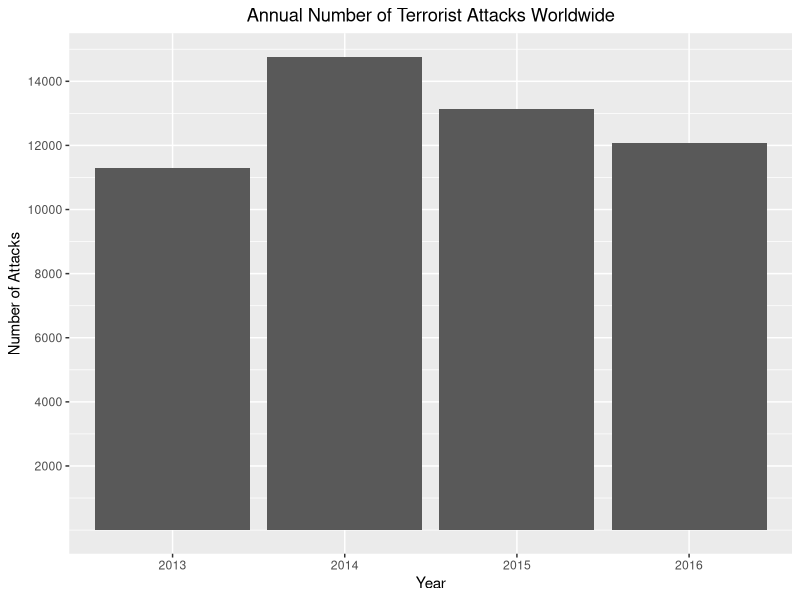
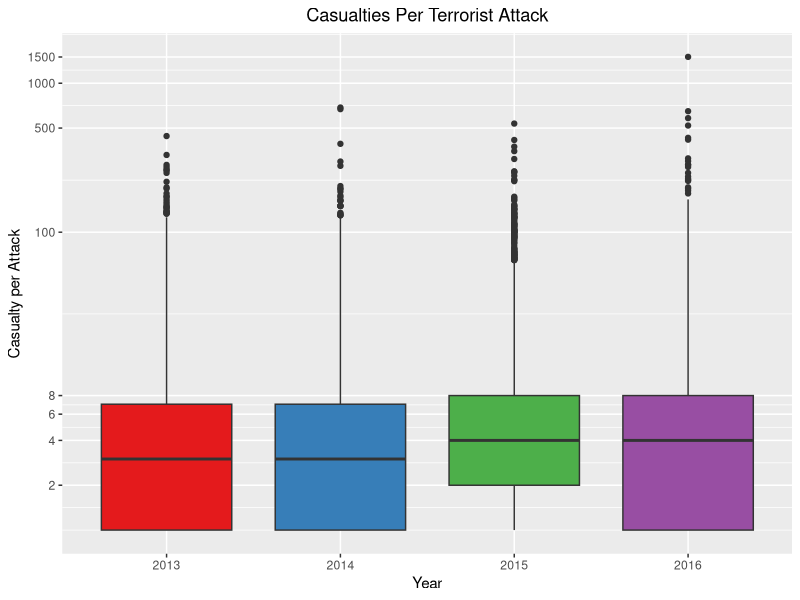
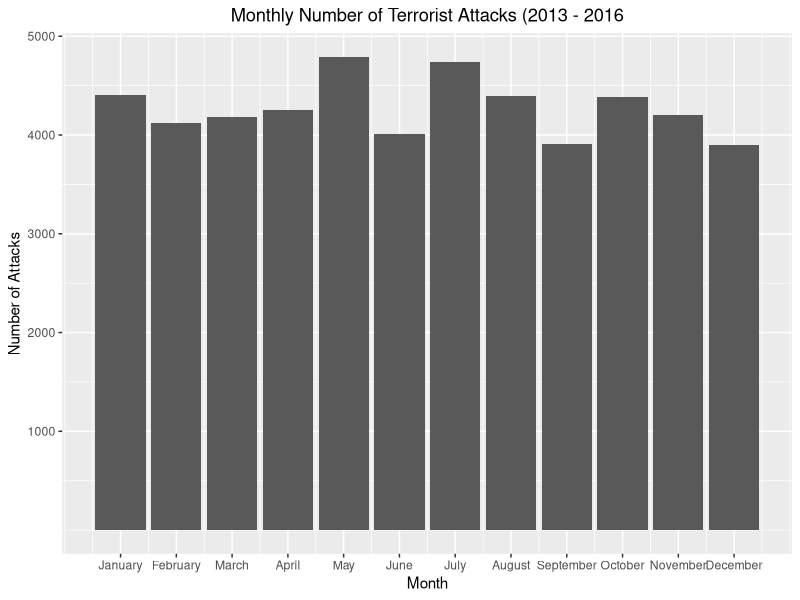

Write the R code that produced these figures, in order. (Note: this script raises an error after producing the figures.)
## ---- chunk 1
library(dplyr)
library(ggplot2)
library(plyr)
library(tidyr)
library(tidyverse)
library(reshape2)
library(psych)
library(BayesFactor)
library(readxl)
library(RColorBrewer)

terrorism <- read_excel("terrorism.xlsx")
my.terrorism <- terrorism

summary(is.na(my.terrorism))

summary(my.terrorism)

#Removing rows with mission data -- most missing data was in the columns containing information on number of fatalities (nkill) and number of wounded (nwound)
my.terrorism <- na.omit(my.terrorism)

summary(is.na(my.terrorism))


my.terrorism$iyear <- as.factor(my.terrorism$iyear)
my.terrorism$imonth <- as.numeric(my.terrorism$imonth)
my.terrorism$attacktype1 <- as.numeric(my.terrorism$attacktype1)
my.terrorism$attacktype1_txt <- as.factor(my.terrorism$attacktype1_txt)

my.terrorism$weaptype1_txt <- as.factor(my.terrorism$weaptype1_txt)


my.terrorism$attacktype1b <- my.terrorism$attacktype1
levels(my.terrorism$attacktype1b) <- c("assassination", "armed.assault", "bombing.explosion", "hijacking", "hostage.barricade", "hostage.kidnapping", "facility.attack", "unarmed.assault", "unknown" )
my.terrorism$attacktype1b <- as.factor(my.terrorism$attacktype1b)
my.terrorism$attack.ID <- 1:nrow(my.terrorism)
my.terrorism$casualty <- my.terrorism$nkill + my.terrorism$nwound
my.terrorism$casualty <- as.numeric(my.terrorism$casualty)

## ---- chunk 2

#Number of Attacks Annualy
summary(my.terrorism$iyear)


#Graph of the number of Terrorist Attacks Annually
frequency.annual.attacks <- ggplot(my.terrorism, aes(iyear)) + geom_bar(stat = "count")+ylab("Number of Attacks")+xlab("Year") +scale_y_continuous(breaks = c(2000, 4000, 6000, 8000, 10000, 12000, 14000, 16000)) + ggtitle("Annual Number of Terrorist Attacks Worldwide")+ theme(plot.title = element_text(hjust = 0.5))

frequency.annual.attacks


#Comparing relationships between number of attacks and year
attack.2013 <- droplevels(my.terrorism[my.terrorism$iyear == "2013",  ])

attack.2014 <- droplevels(my.terrorism[my.terrorism$iyear == "2014",  ])

attack.2015 <- droplevels(my.terrorism[my.terrorism$iyear == "2015",  ])

attack.2016 <- droplevels(my.terrorism[my.terrorism$iyear == "2016",  ])


t.test(attack.2013$casualty, attack.2014$casualty)

t.test(attack.2013$casualty, attack.2015$casualty)

t.test(attack.2013$casualty, attack.2016$casualty)

t.test(attack.2014$casualty, attack.2015$casualty)

t.test(attack.2014$casualty, attack.2016$casualty)

t.test(attack.2015$casualty, attack.2016$casualty)

casualty.per.attack.annual <- ggplot(my.terrorism, aes(iyear, casualty))+geom_boxplot(aes(fill = iyear)) +scale_y_log10(breaks = c(0, 2,4,6,8,100,500, 1000,1500))+ylab("Casualty per Attack")+ scale_fill_brewer(palette = "Set1") +xlab("Year")+ggtitle("Casualties Per Terrorist Attack")+ theme(plot.title = element_text(hjust = 0.5), legend.position = "none")

casualty.per.attack.annual
## ---- chunk 3
#Graph of the number of Terrorist Attacks By Month
frequency.monthly.attacks <- ggplot(my.terrorism, aes(imonth)) + geom_bar(stat = "count")+ylab("Number of Attacks")+xlab("Year") + scale_x_continuous(name = "Month", breaks = 1:12, labels = month.name)+scale_y_continuous(breaks = c(1000, 2000, 3000, 4000, 5000)) +ggtitle("Monthly Number of Terrorist Attacks (2013 - 2016")+ theme(plot.title = element_text(hjust = 0.5))

frequency.monthly.attacks


#Comparing relationships between number of attacks and year
jan.attack <- droplevels(my.terrorism[my.terrorism$imonth == "1",  ])

feb.attack <- droplevels(my.terrorism[my.terrorism$imonth == "2",  ])

t.test(jan.attack$casualty, feb.attack$casualty)

t.test(my.terrorism$imonth, my.terrorism$imonth$casualty)




#Graph of Monthly Casualties in Terror Attacks (2013 - 2016)
casualty.per.attack.monthly <- ggplot(my.terrorism, aes(imonth, log(casualty)))+geom_bar(stat = "identity", aes(fill = iyear))+ scale_fill_brewer(palette = "Set1", name = "Year")+ scale_x_continuous(name = "Month", breaks = 1:12, labels = month.name)+xlab("Month")+ylab("Number of Casualties")+ggtitle("Monthly Casualties in Terror Attacks (2013 - 2016)")+ theme(plot.title = element_text(hjust = 0.5))

casualty.per.attack.monthly
## ---- chunk 4

#Volume of Terror Attacks by Region

my.terrorism$region_txt <- as.factor(my.terrorism$region_txt)
summary(my.terrorism$region_txt)

count(my.terrorism$region_txt)



#Graph of the volume of Terrorist Attacks by Region 
region.attack.volume <- ggplot(my.terrorism, aes(region_txt)) + geom_bar(stat = "count")+ylab("Number of Attacks")+xlab("Region") +scale_y_log10(breaks = c(1000, 5000,10000, 15000, 20000))+ ggtitle("Volume of Terrorist Attacks by Region (2013 - 2016)")+ theme(plot.title = element_text(hjust = 0.5)) 

region.attack.volume

## ---- chunk 5
#Assumption Checking

#1 Linearity - categorical variables do have a linear relationship, but there are significant outliers -- Assumption Met
ggplot(my.terrorism, aes(attacktype1_txt, nkill)) +geom_point()

#2 Normality of Residuals - The data has an extreme positive skew. Will correct with a square root transformation. -- Assumption Met
lm.fatality <- lm(nkill ~ attacktype1_txt, data = my.terrorism)

ggplot(lm.fatality, aes(lm.fatality$residuals))+geom_histogram(binwidth = 5)
ggplot(lm.fatality, aes(log(lm.fatality$residuals)))+geom_histogram(binwidth = 1)



#3 Homogenaity of Residuals: - Unable to plot due to error 
## -- keep getting error: Error: Aesthetics must be either length 1 or the same as the data (57196): x, y
qplot(lm.fatality$residuals, geom = "histogram")
summary(lm.fatality)

#4 Continuous, Interval level data -- Assumption Met

#5 Data Points are independent -- Assumption Met


BF.fatality <- generalTestBF(formula=nkill~attacktype1_txt, as.data.frame(my.terrorism))
BF.fatality

ggplot(my.terrorism, aes(attacktype1_txt, log(nkill), fill = attacktype1b))+geom_boxplot()+
  ylab("Number of Fatalities")+
  xlab("Attack Type") + 
  scale_fill_brewer(palette = "Paired", name = "Attack Type") +
  ggtitle("Fatalities by Attack Type")+ 
  theme(plot.title = element_text(hjust = 0.5))

## ---- chunk 6

#Assumption Checking

#1 Linearity - categorical variables do have a linear relationship, but there are significant outliers -- Assumption Met
ggplot(my.terrorism, aes(attacktype1_txt, nwound)) +geom_point()

#2 Normality of Residuals - The data has an extreme positive skew. Will correct with a square root transformation. -- Assumption Met
lm.injury <- lm(nwound ~ attacktype1_txt, data = my.terrorism)

ggplot(lm.injury, aes(lm.injury$residuals))+geom_histogram(binwidth = 5)
ggplot(lm.injury, aes(log(lm.injury$residuals)))+geom_histogram(binwidth = 1)



#3 Homogenaity of Residuals: - Unable to plot due to error 
## -- keep getting error: Error: Aesthetics must be either length 1 or the same as the data (57196): x, y
qplot(lm.injury$residuals, geom = "histogram")
summary(lm.injury)

#4 Continuous, Interval level data -- Assumption Met

#5 Data Points are independent -- Assumption Met


BF.injury <- generalTestBF(formula=nwound~attacktype1_txt, as.data.frame(my.terrorism))
BF.injury

ggplot(my.terrorism, aes(attacktype1_txt, log(nwound), fill = attacktype1b))+geom_boxplot()+
  ylab("Number of Injuries")+
  xlab("Attack Type") + 
  scale_fill_brewer(palette = "Paired", name = "Attack Type") +
  ggtitle("Injuries by Attack Type")+ 
  theme(plot.title = element_text(hjust = 0.5))
